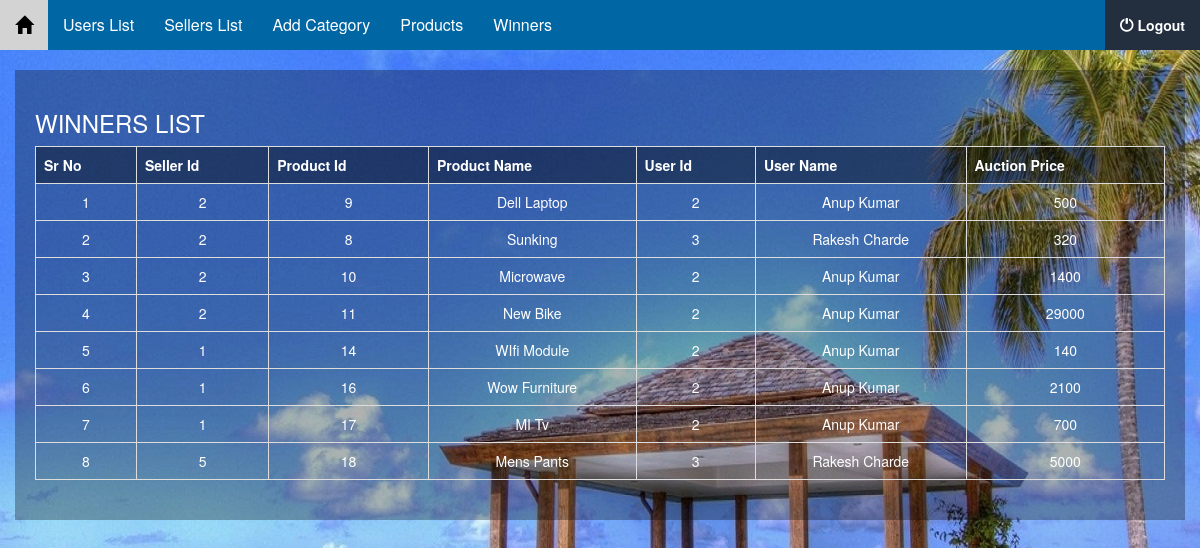
/admin/winners.php (signed in), run on the app's committed database.
### tables this page shows
CREATE TABLE IF NOT EXISTS `tbl_boli1` (
  `boli_id` int(11) NOT NULL AUTO_INCREMENT,
  `seller_id` int(11) NOT NULL,
  `product_id` int(11) NOT NULL,
  `pname` varchar(55) NOT NULL,
  `user_id` int(11) NOT NULL,
  `name` varchar(55) NOT NULL,
  `boli` varchar(22) NOT NULL,
  PRIMARY KEY (`boli_id`)
);

### admin/winners.php (the view, shortened to what this page needs)
<?php
include('../connect.php');
?>
<!DOCTYPE html>
<html lang="en">
<head>
  <link rel="stylesheet" href="https://maxcdn.bootstrapcdn.com/bootstrap/3.3.7/css/bootstrap.min.css">
</head>
<body>
   <?php
  include('menus.php');
  ?>
  <div class="container-fluid">
   <div class="table-responsive">
    <h3>WINNERS LIST</h3>
        <table class="table table-bordered">
          <tr>
            <th>Sr No</th>
            <th>Seller Id</th>
            <th>Product Id</th>
            <th>Product Name</th>
            <th>User Id</th>
            <th>User Name</th>
            <th>Auction Price</th>
          </tr>
        <?php
        $select = mysqli_query($con,"SELECT * FROM tbl_boli1 ");
        $counter = 1;
        while($selected = mysqli_fetch_assoc($select))
        {
        ?>
          <tr>
            <td><?php echo $counter ?></td>
            <td><?php echo $selected['seller_id'] ?></td>
            <td><?php echo $selected['product_id'] ?></td>
            <td><?php echo $selected['pname'] ?></td>
            <td><?php echo $selected['user_id'] ?></td>
            <td><?php echo $selected['name'] ?></td>
            <td><?php echo $selected['boli'] ?></td>
          </tr>
          <?php
          $counter++;
          }
          ?>
        </table>
      </div>
 </div>
<br><br>
</body>
</html>

### admin/winners.php (style rules this page uses)
.table-responsive { background-color: rgba(0 , 0, 0 , 0.3);padding:20px;color:white; }
tr th { background-color: rgba(0 , 0, 0 , 0.4); }
tr td { text-align:center; }

### admin/menus.php (style rules this page uses)
body { background-image:url(../images/back.jpg); }

### data on the page
tbl_boli1: seller "2", product "9", pname "Dell Laptop", user "2", name "Anup Kumar", boli "500"
tbl_boli1: seller "2", product "8", pname "Sunking", user "3", name "Rakesh Charde", boli "320"
tbl_boli1: seller "2", product "10", pname "Microwave", user "2", name "Anup Kumar", boli "1400"
tbl_boli1: seller "2", product "11", pname "New Bike", user "2", name "Anup Kumar", boli "29000"
tbl_boli1: seller "1", product "14", pname "WIfi Module", user "2", name "Anup Kumar", boli "140"
tbl_boli1: seller "1", product "16", pname "Wow Furniture", user "2", name "Anup Kumar", boli "2100"
tbl_boli1: seller "1", product "17", pname "MI Tv", user "2", name "Anup Kumar", boli "700"
tbl_boli1: seller "5", product "18", pname "Mens Pants", user "3", name "Rakesh Charde", boli "5000"
